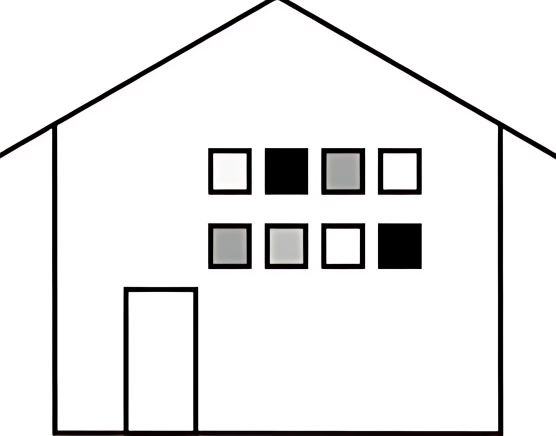
#> input picture Universities-Assignments/Affinity/resize_image/input/home.jpg, 1112 x 872 px, found by its file name (shown at 1/2 size)
$ python resize.py
#> lines starting #> are read from the running program, lines starting #| are printed output that depends on the picture
import cv2
import numpy as np

image = cv2.imread("Univercities-Assignments\Affinity\outputs\home.jpg")
#> image is the input picture: shape (872, 1112, 3); mean B, G, R 233.7, 233.6, 233.9

h , w = image.shape[:2]
#> h = 872; w = 1112

result = np.zeros((int(h*1), int(w*2), 3), dtype=np.uint8)

kernel = np.array([[2 , 0 , 0],
                   [0 , 1 , 0],
                   [0 , 0 , 1]])

for y in range(h) :
    for x in range(w) :
        x_new = int(kernel[0,0]*x + kernel[0,1]*y + kernel[0,2])
        y_new = int(kernel[1,0]*x + kernel[1,1]*y + kernel[1,2])

        if 0 <= x_new < result.shape[1] and 0 <= y_new < result.shape[0] :
            result[y_new , x_new] = image[y , x]
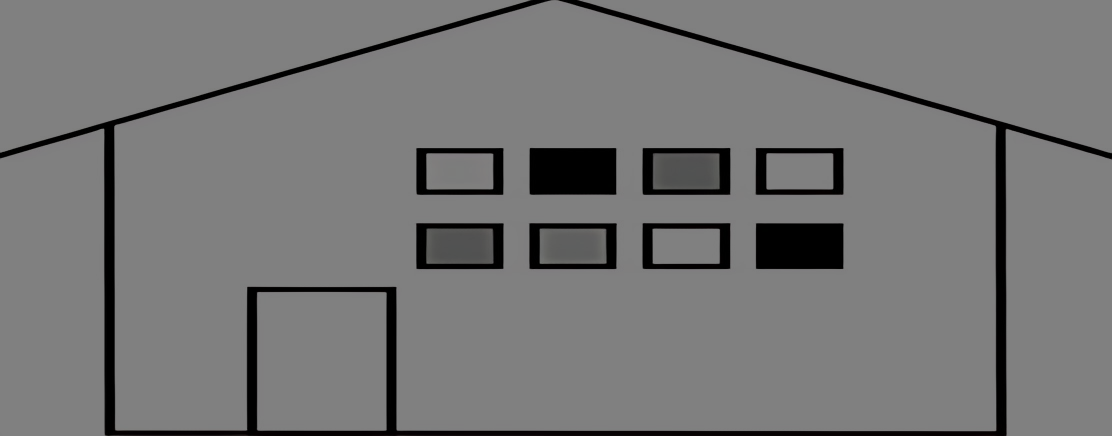
#> result: shape (872, 2224, 3) (shown at 1/2 size); mean B, G, R 116.8, 116.8, 116.9

cv2.imwrite("Univercities-Assignments/Affinity\outputs/resized-image9.jpg" , result)
